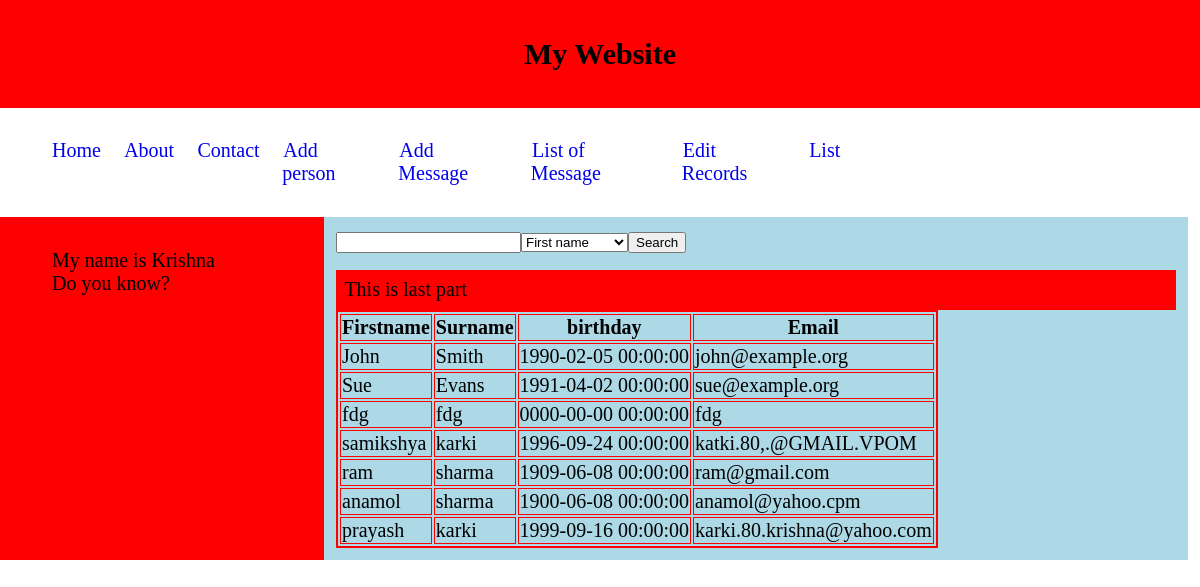
The app's page /index.php?page=list with its own data.
### tables this page shows
CREATE TABLE `person` (
  `id` int(11) NOT NULL,
  `firstname` varchar(45) DEFAULT NULL,
  `surname` varchar(45) DEFAULT NULL,
  `email` varchar(45) DEFAULT NULL,
  `birthday` datetime DEFAULT NULL
);

### template/loadtemplate.php (called while the page is built, shortened)
<?php
function loadTemplate($filename,$templateVars){
	extract($templateVars);
	require $filename;
	$content = ob_get_clean();
	return $content;
}

### pages/list.php (called while the page is built, shortened)
<?php
$content=loadTemplate('../template/list-template.php',[]);
?>

### classes/databasetable.php (called while the page is built, shortened)
<?php
class DatabaseTable{
public $pdo; public $table;
function __construct($pdo,$table){
$this->pdo=$pdo;
$this->table=$table;
}
function findAll() {
$stmt = $this->pdo->prepare('SELECT * FROM ' . $this->table );
$stmt->execute();
return $stmt;
}
}
?>

### controller/user_list.php (called while the page is built)
<?php
if (isset($_POST['search'])) {
	if ($_POST['field'] == 'firstname' || $_POST['field'] == 'email' || $_POST['field'] == 'surname') {
	 $stmt = $list->find($_POST['field'].$_POST['search']);
	}
}
else {
$stmt = $list->findAll();
}
?>

### template/list-template.php (the view, shortened to what this page needs)
<?php
require '../connect/connect.php';
$list=new DatabaseTable($pdo,'person');
require '../controller/user_list.php';
echo '<div>';
	echo '<table border="2" bordercolor="red">';
				echo '<tr>';
						echo'<th>Firstname</th>';
						echo'<th>Surname</th>';
						echo'<th>birthday</th>';
						echo'<th>Email</th>';
				echo '</tr>';
			foreach ($stmt as $row) {
				echo '<tr>';
					echo '<td>'.$row['firstname'].'</td>';
					echo '<td>'.$row['surname'].'</td>';
					echo '<td>'.$row['birthday'].'</td>';
					echo '<td>'.$row['email'].'</td>';
				}
			echo '</div>';
		?>
		<form action="" method="POST">
			<input type="text" name="search" />
			<select name="field">
				<option value="firstname">First name</option>
			</select>
			<input type="submit" value="Search" name="submit" />
		</form>

### css/main.css (style rules this page uses)
body { margin:0; font-size: 20px; }

### records on screen
person: firstname "John", surname "Smith", birthday "1990-02-05 00:00:00", email "john@example.org"
person: firstname "Sue", surname "Evans", birthday "1991-04-02 00:00:00", email "sue@example.org"
person: firstname "fdg", surname "fdg", birthday "0000-00-00 00:00:00", email "fdg"
person: firstname "samikshya", surname "karki", birthday "1996-09-24 00:00:00", email "katki.80,.@GMAIL.VPOM"
person: firstname "ram", surname "sharma", birthday "1909-06-08 00:00:00", email "ram@gmail.com"
person: firstname "anamol", surname "sharma", birthday "1900-06-08 00:00:00", email "anamol@yahoo.cpm"
person: firstname "prayash", surname "karki", birthday "1999-09-16 00:00:00", email "karki.80.krishna@yahoo.com"
